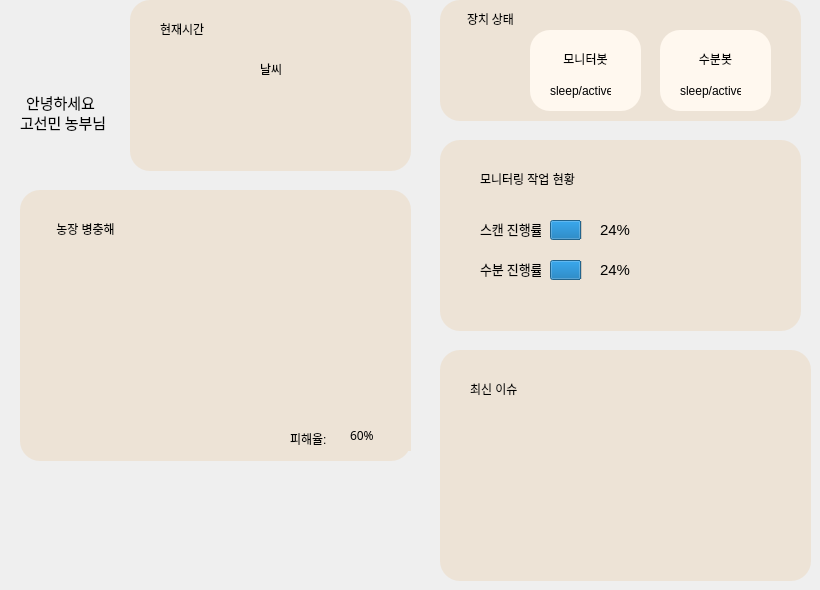
         <widget class="QWidget" name="mainboard_page">
          <widget class="QGroupBox" name="weather_groupbox">
           <property name="geometry">
            <rect>
             <x>130</x>
             <y>0</y>
             <width>281</width>
             <height>171</height>
            </rect>
           </property>
           <property name="styleSheet">
            <string notr="true">background-color: rgb(253, 241, 226);
background-color: rgb(237, 227, 214);


border-top-left-radius:20px;
border-top-right-radius:20px;
border-bottom-left-radius:20px;
border-bottom-right-radius:20px;</string>
           </property>
           <property name="title">
            <string/>
           </property>
           <widget class="QWidget" name="icon_widget" native="true">
            <property name="geometry">
             <rect>
              <x>20</x>
              <y>40</y>
              <width>101</width>
              <height>101</height>
             </rect>
            </property>
            <widget class="QLabel" name="weather_icon">
             <property name="geometry">
              <rect>
               <x>10</x>
               <y>10</y>
               <width>67</width>
               <height>61</height>
              </rect>
             </property>
             <property name="text">
              <string/>
             </property>
            </widget>
           </widget>
           <widget class="QWidget" name="text_widget" native="true">
            <property name="geometry">
             <rect>
              <x>120</x>
              <y>40</y>
              <width>141</width>
              <height>111</height>
             </rect>
            </property>
            <widget class="QLabel" name="weather_label">
             <property name="geometry">
              <rect>
               <x>10</x>
               <y>20</y>
               <width>141</width>
               <height>17</height>
              </rect>
             </property>
             <property name="styleSheet">
              <string notr="true">font: 11pt &quot;NanumSquareRound ExtraBold&quot;;
</string>
             </property>
             <property name="text">
              <string>날씨</string>
             </property>
            </widget>
           </widget>
           <widget class="QLabel" name="datetime">
            <property name="geometry">
             <rect>
              <x>30</x>
              <y>20</y>
              <width>231</width>
              <height>17</height>
             </rect>
            </property>
            <property name="styleSheet">
             <string notr="true">font: 11pt &quot;NanumSquareRound ExtraBold&quot;;
</string>
            </property>
            <property name="text">
             <string>현재시간</string>
            </property>
           </widget>
          </widget>
          <widget class="QGroupBox" name="control_groupbox">
           <property name="geometry">
            <rect>
             <x>440</x>
             <y>0</y>
             <width>361</width>
             <height>121</height>
            </rect>
           </property>
           <property name="layoutDirection">
            <enum>Qt::LeftToRight</enum>
           </property>
           <property name="styleSheet">
            <string notr="true">background-color: rgb(253, 241, 226);
background-color: rgb(237, 227, 214);

border-top-left-radius:20px;
border-top-right-radius:20px;
border-bottom-left-radius:20px;
border-bottom-right-radius:20px;</string>
           </property>
           <property name="title">
            <string/>
           </property>
           <widget class="QLabel" name="control_label_4">
            <property name="geometry">
             <rect>
              <x>20</x>
              <y>10</y>
              <width>61</width>
              <height>17</height>
             </rect>
            </property>
            <property name="font">
             <font>
              <family>NanumSquareRound</family>
             </font>
            </property>
            <property name="layoutDirection">
             <enum>Qt::LeftToRight</enum>
            </property>
            <property name="text">
             <string>장치 상태</string>
            </property>
            <property name="alignment">
             <set>Qt::AlignCenter</set>
            </property>
           </widget>
           <widget class="QGroupBox" name="control_groupbox_2">
            <property name="geometry">
             <rect>
              <x>90</x>
              <y>30</y>
              <width>111</width>
              <height>81</height>
             </rect>
            </property>
            <property name="layoutDirection">
             <enum>Qt::LeftToRight</enum>
            </property>
            <property name="styleSheet">
             <string notr="true">background-color: rgb(255, 248, 239);

border-top-left-radius:20px;
border-top-right-radius:20px;
border-bottom-left-radius:20px;
border-bottom-right-radius:20px;</string>
            </property>
            <property name="title">
             <string/>
            </property>
            <widget class="QLabel" name="monibot_toggle">
             <property name="geometry">
              <rect>
               <x>20</x>
               <y>50</y>
               <width>67</width>
               <height>17</height>
              </rect>
             </property>
             <property name="text">
              <string/>
             </property>
            </widget>
            <widget class="QLabel" name="control_label">
             <property name="geometry">
              <rect>
               <x>10</x>
               <y>20</y>
               <width>91</width>
               <height>17</height>
              </rect>
             </property>
             <property name="font">
              <font>
               <family>NanumSquareRound</family>
              </font>
             </property>
             <property name="layoutDirection">
              <enum>Qt::LeftToRight</enum>
             </property>
             <property name="text">
              <string>모니터봇</string>
             </property>
             <property name="alignment">
              <set>Qt::AlignCenter</set>
             </property>
            </widget>
            <widget class="QLabel" name="home_monibot_state_label">
             <property name="geometry">
              <rect>
               <x>20</x>
               <y>50</y>
               <width>61</width>
               <height>21</height>
              </rect>
             </property>
             <property name="text">
              <string>sleep/active</string>
             </property>
            </widget>
           </widget>
           <widget class="QGroupBox" name="control_groupbox_3">
            <property name="geometry">
             <rect>
              <x>220</x>
              <y>30</y>
              <width>111</width>
              <height>81</height>
             </rect>
            </property>
            <property name="layoutDirection">
             <enum>Qt::LeftToRight</enum>
            </property>
            <property name="styleSheet">
             <string notr="true">background-color: rgb(255, 248, 239);

border-top-left-radius:20px;
border-top-right-radius:20px;
border-bottom-left-radius:20px;
border-bottom-right-radius:20px;</string>
            </property>
            <property name="title">
             <string/>
            </property>
            <widget class="QLabel" name="pollibot_toggle">
             <property name="geometry">
              <rect>
               <x>20</x>
               <y>50</y>
               <width>67</width>
               <height>17</height>
              </rect>
             </property>
             <property name="text">
              <string/>
             </property>
            </widget>
            <widget class="QLabel" name="control_label_3">
             <property name="geometry">
              <rect>
               <x>30</x>
               <y>20</y>
               <width>51</width>
               <height>17</height>
              </rect>
             </property>
             <property name="font">
              <font>
               <family>NanumSquareRound</family>
              </font>
             </property>
             <property name="layoutDirection">
              <enum>Qt::LeftToRight</enum>
             </property>
             <property name="text">
              <string>수분봇</string>
             </property>
             <property name="alignment">
              <set>Qt::AlignCenter</set>
             </property>
            </widget>
            <widget class="QLabel" name="home_pollibot_state_label">
             <property name="geometry">
              <rect>
               <x>20</x>
               <y>50</y>
               <width>61</width>
               <height>21</height>
              </rect>
             </property>
             <property name="text">
              <string>sleep/active</string>
             </property>
            </widget>
           </widget>
          </widget>
          <widget class="QGroupBox" name="prediction_groupbox">
           <property name="geometry">
            <rect>
             <x>20</x>
             <y>190</y>
             <width>391</width>
             <height>271</height>
            </rect>
           </property>
           <property name="styleSheet">
            <string notr="true">background-color: rgb(253, 241, 226);
background-color: rgb(237, 227, 214);


border-top-left-radius:20px;
border-top-right-radius:20px;
border-bottom-left-radius:20px;
border-bottom-right-radius:20px;</string>
           </property>
           <property name="title">
            <string/>
           </property>
           <widget class="QLabel" name="monitoring_label_5">
            <property name="geometry">
             <rect>
              <x>270</x>
              <y>240</y>
              <width>41</width>
              <height>17</height>
             </rect>
            </property>
            <property name="styleSheet">
             <string notr="true">font: 9pt &quot;NanumSquareRound ExtraBold&quot;;
</string>
            </property>
            <property name="text">
             <string>피해율:</string>
            </property>
           </widget>
           <widget class="QGroupBox" name="piechart_groupbox">
            <property name="geometry">
             <rect>
              <x>10</x>
              <y>0</y>
              <width>371</width>
              <height>261</height>
             </rect>
            </property>
            <property name="styleSheet">
             <string notr="true">background-color: rgb(253, 241, 226);
background-color: rgb(237, 227, 214);


border-top-left-radius:20px;
border-top-right-radius:20px;
border-bottom-left-radius:20px;
border-bottom-right-radius:20px;</string>
            </property>
            <property name="title">
             <string/>
            </property>
           </widget>
           <widget class="QLabel" name="pie_label">
            <property name="geometry">
             <rect>
              <x>20</x>
              <y>30</y>
              <width>91</width>
              <height>17</height>
             </rect>
            </property>
            <property name="styleSheet">
             <string notr="true">font: 11pt &quot;NanumSquareRound ExtraBold&quot;;
</string>
            </property>
            <property name="text">
             <string>농장 병충해</string>
            </property>
            <property name="alignment">
             <set>Qt::AlignCenter</set>
            </property>
           </widget>
           <widget class="QLabel" name="disease_damage_rate_home">
            <property name="geometry">
             <rect>
              <x>330</x>
              <y>230</y>
              <width>61</width>
              <height>31</height>
             </rect>
            </property>
            <property name="font">
             <font>
              <family>NanumSquareRound ExtraBold</family>
              <pointsize>9</pointsize>
              <weight>50</weight>
              <italic>false</italic>
              <bold>false</bold>
             </font>
            </property>
            <property name="styleSheet">
             <string notr="true">font: 9pt &quot;NanumSquareRound ExtraBold&quot;;
</string>
            </property>
            <property name="text">
             <string>60%</string>
            </property>
           </widget>
           <zorder>piechart_groupbox</zorder>
           <zorder>pie_label</zorder>
           <zorder>disease_damage_rate_home</zorder>
           <zorder>monitoring_label_5</zorder>
          </widget>
          <widget class="QGroupBox" name="fruitset_groupbox">
           <property name="geometry">
            <rect>
             <x>440</x>
             <y>350</y>
             <width>371</width>
             <height>231</height>
            </rect>
           </property>
           <property name="styleSheet">
            <string notr="true">background-color: rgb(253, 241, 226);
background-color: rgb(237, 227, 214);


border-top-left-radius:20px;
border-top-right-radius:20px;
border-bottom-left-radius:20px;
border-bottom-right-radius:20px;</string>
           </property>
           <property name="title">
            <string/>
           </property>
           <widget class="QLabel" name="monitoring_label_3">
            <property name="geometry">
             <rect>
              <x>30</x>
              <y>30</y>
              <width>141</width>
              <height>17</height>
             </rect>
            </property>
            <property name="styleSheet">
             <string notr="true">font: 11pt &quot;NanumSquareRound ExtraBold&quot;;
</string>
            </property>
            <property name="text">
             <string>최신 이슈</string>
            </property>
           </widget>
           <widget class="QGroupBox" name="linechart_area">
            <property name="geometry">
             <rect>
              <x>10</x>
              <y>50</y>
              <width>351</width>
              <height>171</height>
             </rect>
            </property>
            <property name="title">
             <string/>
            </property>
            <widget class="QTableWidget" name="area_log_show_box_3">
             <property name="geometry">
              <rect>
               <x>-30</x>
               <y>-20</y>
               <width>381</width>
               <height>201</height>
              </rect>
             </property>
            </widget>
           </widget>
          </widget>
          <widget class="QGroupBox" name="monitor_groupbox">
           <property name="geometry">
            <rect>
             <x>440</x>
             <y>140</y>
             <width>361</width>
             <height>191</height>
            </rect>
           </property>
           <property name="styleSheet">
            <string notr="true">background-color: rgb(253, 241, 226);
background-color: rgb(237, 227, 214);


border-top-left-radius:20px;
border-top-right-radius:20px;
border-bottom-left-radius:20px;
border-bottom-right-radius:20px;</string>
           </property>
           <property name="title">
            <string/>
           </property>
           <widget class="QLabel" name="monitoring_label_7">
            <property name="geometry">
             <rect>
              <x>40</x>
              <y>30</y>
              <width>141</width>
              <height>17</height>
             </rect>
            </property>
            <property name="styleSheet">
             <string notr="true">font: 11pt &quot;NanumSquareRound ExtraBold&quot;;
</string>
            </property>
            <property name="text">
             <string>모니터링 작업 현황</string>
            </property>
           </widget>
           <widget class="QGroupBox" name="progress">
            <property name="geometry">
             <rect>
              <x>30</x>
              <y>70</y>
              <width>221</width>
              <height>41</height>
             </rect>
            </property>
            <property name="styleSheet">
             <string notr="true">background-color: rgb(255, 248, 239);
background-color: rgb(237, 227, 214);

border-radius: 10px;</string>
            </property>
            <property name="title">
             <string/>
            </property>
            <widget class="QProgressBar" name="scanprogressBar">
             <property name="geometry">
              <rect>
               <x>80</x>
               <y>10</y>
               <width>131</width>
               <height>20</height>
              </rect>
             </property>
             <property name="font">
              <font>
               <family>Ubuntu</family>
               <pointsize>11</pointsize>
               <weight>50</weight>
               <italic>false</italic>
               <bold>false</bold>
              </font>
             </property>
             <property name="autoFillBackground">
              <bool>false</bool>
             </property>
             <property name="styleSheet">
              <string notr="true">font: 11pt &quot;Ubuntu&quot;;
</string>
             </property>
             <property name="value">
              <number>24</number>
             </property>
             <property name="alignment">
              <set>Qt::AlignCenter</set>
             </property>
             <property name="textVisible">
              <bool>true</bool>
             </property>
             <property name="invertedAppearance">
              <bool>false</bool>
             </property>
             <property name="textDirection">
              <enum>QProgressBar::TopToBottom</enum>
             </property>
            </widget>
            <widget class="QLabel" name="scanratelabel">
             <property name="geometry">
              <rect>
               <x>10</x>
               <y>10</y>
               <width>61</width>
               <height>17</height>
              </rect>
             </property>
             <property name="font">
              <font>
               <family>NanumSquareRound</family>
               <pointsize>10</pointsize>
              </font>
             </property>
             <property name="text">
              <string>스캔 진행률</string>
             </property>
            </widget>
           </widget>
           <widget class="QGroupBox" name="progress_2">
            <property name="geometry">
             <rect>
              <x>30</x>
              <y>110</y>
              <width>221</width>
              <height>41</height>
             </rect>
            </property>
            <property name="styleSheet">
             <string notr="true">background-color: rgb(255, 248, 239);
background-color: rgb(237, 227, 214);

border-radius: 10px;</string>
            </property>
            <property name="title">
             <string/>
            </property>
            <widget class="QProgressBar" name="polliprogressBar">
             <property name="geometry">
              <rect>
               <x>80</x>
               <y>10</y>
               <width>131</width>
               <height>20</height>
              </rect>
             </property>
             <property name="font">
              <font>
               <family>Ubuntu</family>
               <pointsize>11</pointsize>
               <weight>50</weight>
               <italic>false</italic>
               <bold>false</bold>
              </font>
             </property>
             <property name="autoFillBackground">
              <bool>false</bool>
             </property>
             <property name="styleSheet">
              <string notr="true">font: 11pt &quot;Ubuntu&quot;;
</string>
             </property>
             <property name="value">
              <number>24</number>
             </property>
             <property name="alignment">
              <set>Qt::AlignCenter</set>
             </property>
             <property name="textVisible">
              <bool>true</bool>
             </property>
             <property name="invertedAppearance">
              <bool>false</bool>
             </property>
             <property name="textDirection">
              <enum>QProgressBar::TopToBottom</enum>
             </property>
            </widget>
            <widget class="QLabel" name="pollirate_label">
             <property name="geometry">
              <rect>
               <x>10</x>
               <y>10</y>
               <width>61</width>
               <height>17</height>
              </rect>
             </property>
             <property name="font">
              <font>
               <family>NanumSquareRound</family>
               <pointsize>10</pointsize>
              </font>
             </property>
             <property name="text">
              <string>수분 진행률</string>
             </property>
            </widget>
           </widget>
           <widget class="QPushButton" name="robotControl_btn">
            <property name="geometry">
             <rect>
              <x>260</x>
              <y>70</y>
              <width>61</width>
              <height>61</height>
             </rect>
            </property>
            <property name="styleSheet">
             <string notr="true">border-radius: 10px;
background-color: rgba(191, 64, 64, 0);</string>
            </property>
            <property name="text">
             <string/>
            </property>
            <property name="icon">
             <iconset resource="../../../../dev_ws/git_ws/deeplearning-repo-2/GUI/resources.qrc">
              <normaloff>:/icons/cli-map-brown.png</normaloff>:/icons/cli-map-brown.png</iconset>
            </property>
            <property name="iconSize">
             <size>
              <width>50</width>
              <height>50</height>
             </size>
            </property>
           </widget>
          </widget>
          <widget class="QGroupBox" name="groupBox_4">
           <property name="geometry">
            <rect>
             <x>10</x>
             <y>0</y>
             <width>111</width>
             <height>161</height>
            </rect>
           </property>
           <property name="styleSheet">
            <string notr="true">border: none;</string>
           </property>
           <property name="title">
            <string/>
           </property>
           <widget class="QLabel" name="label">
            <property name="geometry">
             <rect>
              <x>10</x>
              <y>90</y>
              <width>81</width>
              <height>25</height>
             </rect>
            </property>
            <property name="font">
             <font>
              <family>NanumSquareRound</family>
              <pointsize>11</pointsize>
              <weight>50</weight>
              <italic>false</italic>
              <bold>false</bold>
             </font>
            </property>
            <property name="styleSheet">
             <string notr="true"/>
            </property>
            <property name="text">
             <string>안녕하세요</string>
            </property>
            <property name="alignment">
             <set>Qt::AlignCenter</set>
            </property>
           </widget>
           <widget class="QLabel" name="label_2">
            <property name="geometry">
             <rect>
              <x>10</x>
              <y>110</y>
              <width>91</width>
              <height>25</height>
             </rect>
            </property>
            <property name="font">
             <font>
              <family>NanumSquareRound</family>
              <pointsize>11</pointsize>
              <weight>50</weight>
              <italic>false</italic>
              <bold>false</bold>
             </font>
            </property>
            <property name="styleSheet">
             <string notr="true"/>
            </property>
            <property name="text">
             <string>고선민 농부님</string>
            </property>
           </widget>
           <widget class="QPushButton" name="pushButton">
            <property name="geometry">
             <rect>
              <x>20</x>
              <y>20</y>
              <width>71</width>
              <height>61</height>
             </rect>
            </property>
            <property name="styleSheet">
             <string notr="true">border: none;</string>
            </property>
            <property name="text">
             <string/>
            </property>
            <property name="icon">
             <iconset resource="../../../../dev_ws/git_ws/deeplearning-repo-2/GUI/resources.qrc">
              <normaloff>:/icons/user-profile.png</normaloff>:/icons/user-profile.png</iconset>
            </property>
            <property name="iconSize">
             <size>
              <width>60</width>
              <height>60</height>
             </size>
            </property>
           </widget>
          </widget>
         </widget>
